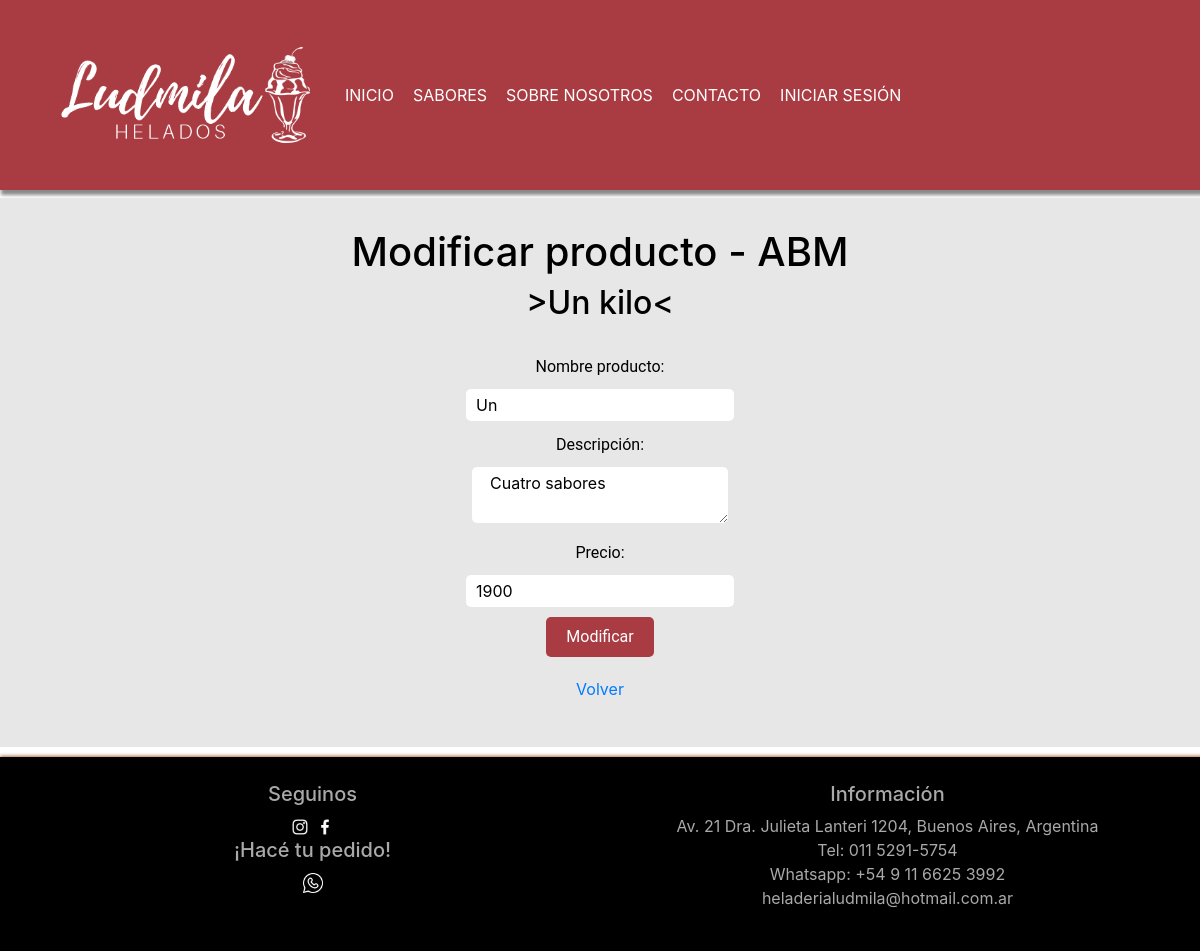
The app's page /productos/abm/modificarprod.php?producto=3000 with its own data.
### tables this page shows
CREATE TABLE IF NOT EXISTS `producto` (
  `id_producto` INT NOT NULL AUTO_INCREMENT,
  `producto` VARCHAR(45) NOT NULL,
  `descripcion` VARCHAR(45) NULL,
  `precio` INT NOT NULL,
  `foto` VARCHAR(100) NULL,
  `categoria_id_categoria` INT NOT NULL,
  PRIMARY KEY (`id_producto`));

### productos/abm/modificarprod.php (the view, shortened to what this page needs)
<?php
include_once "../conexion.php";
include_once "header.php";
if(isset($_GET["producto"])){
    $codigo = $_GET["producto"];
    $consulta = "SELECT * FROM producto WHERE id_producto = '$codigo'";
    if($resultado = mysqli_query($conexion, $consulta)){
        $fila = mysqli_fetch_array($resultado);
        echo "<div class='general cen'>";
        echo "<h1>Modificar producto - ABM</h1>";
        echo "<form action='modificarprod2.php' method='post'>";
         echo "<h2> >$fila[producto]< </h2>";
         echo "<br>";
         echo "<p id='margen'>Nombre producto:</p>
              <input type='text' name='producto' value=$fila[producto]>";
         echo "<br>";
         echo "<p class='con'>Descripción:</p>
              <textarea name='descripcion'>$fila[descripcion]</textarea>";
         echo "<br>";
        echo "<p class='con'>Precio:</p>
              <input type='number' name='precio' value=$fila[precio]>";
        echo "<br>";
        echo "<input type='submit' value='Modificar'>";
        echo "</form>";
    }
}
echo "<p><a href='index.php'>Volver</a></p>";
echo "</div>";
include_once "footer.php";
?>

### productos/abm/css/estilo.css (style rules this page uses)
body { background-color: rgb(239, 239, 239); font-family: Arial, Helvetica, sans-serif; }
.cen { text-align: center; }
.general { color: black; background-color: rgb(231, 231, 231); padding: 30px; }
input[type=button], input[type=submit], input[type=reset] { background-color: #A93C42; border: none; color: white; padding: 8px 20px; text-decoration: none; margin: 4px 2px; cursor: pointer; font-family: 'Roboto', sans-serif; margin-top: 10px; margin-bottom: 20px; }
form input { border-style: none; padding-left: 10px; padding-right: 10px; padding-top: 4px; padding-bottom: 4px; border-radius: 5px; margin-top: 5px; }
form textarea { border-style: none; padding-left: 18px; padding-right: 18px; padding-top: 4px; padding-bottom: 4px; border-radius: 5px; margin-top: 5px; }
#margen { margin-bottom: 5px; font-family: 'Roboto', sans-serif; }
.con { margin-top: 12px; margin-bottom: 5px; font-family: 'Roboto', sans-serif; }

### records on screen
producto: producto "Un kilo", descripcion "Cuatro sabores", precio "1900"

### other values on screen
$paginas "INICIO"
$paginas "SABORES"
$paginas "SOBRE NOSOTROS"
$paginas "CONTACTO"
$paginas "INICIAR SESIÓN"
